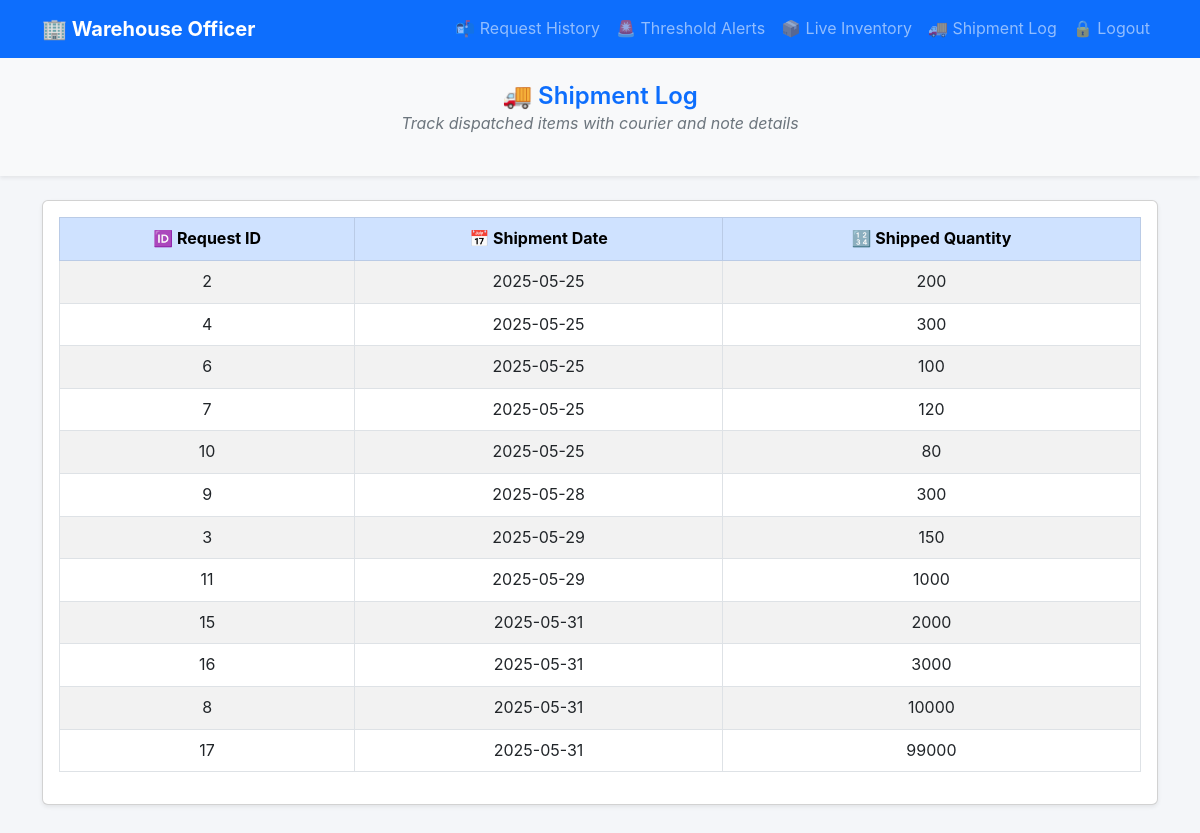
The page /warehouse_shipment_log (signed in) on the database as committed earlier.
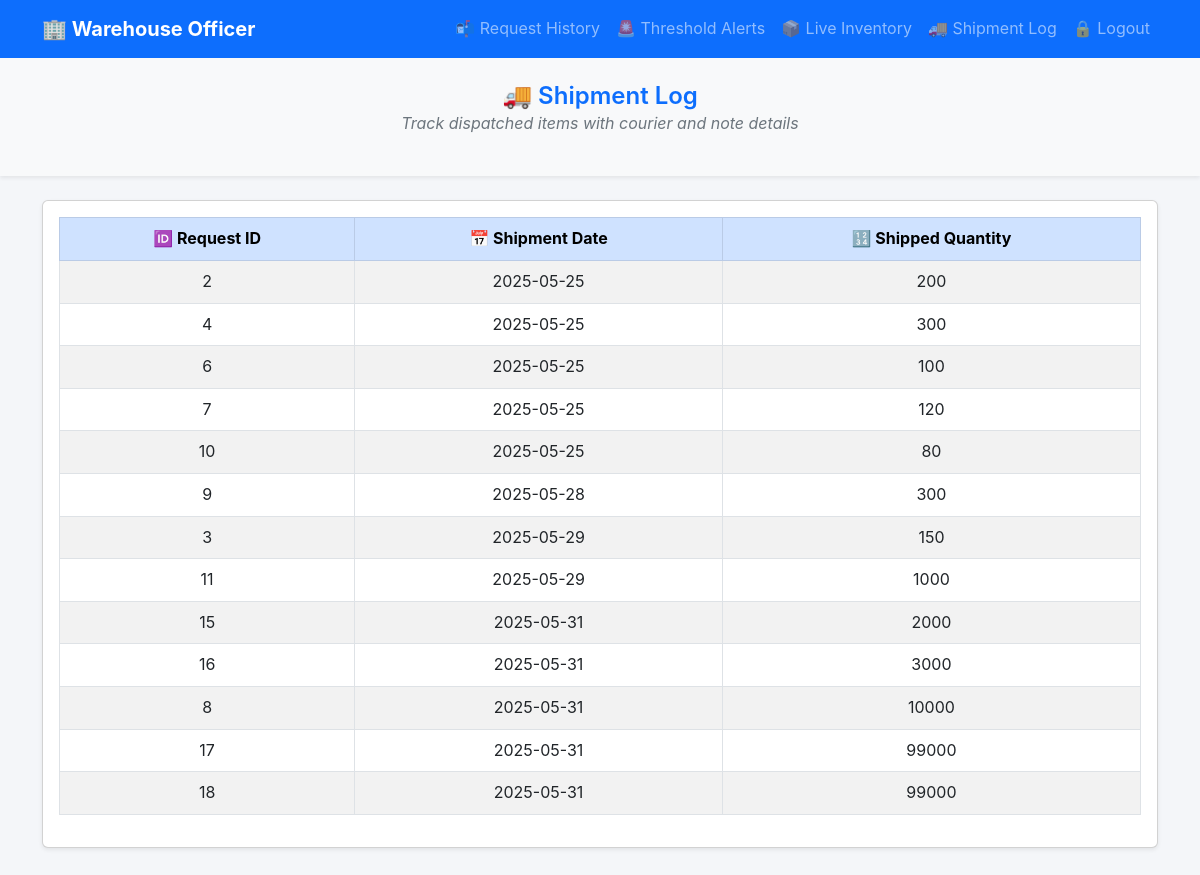
The same page on the database as committed later.
### app.py (models this page shows)
class Shipment(db.Model):
    shipment_id = db.Column(db.Integer, primary_key=True)
    request_id = db.Column(db.Integer, db.ForeignKey('request.request_id'), nullable=False)
    shipped_quantity = db.Column(db.Integer, nullable=False)
    shipment_date = db.Column(db.Date, nullable=False)
    request = db.relationship("Request", backref=db.backref("shipment",lazy=True))

### app.py (the view)
@app.route("/warehouse_shipment_log")
@login_required
@role_required("warehouse")
def warehouse_shipment_log():
    shipments = Shipment.query.all()
    return render_template("warehouse_shipment_log.html", shipments=shipments)

### app.py (called while the page is built)
def login_required(f):
    @wraps(f)
    def decorated_function(*args, **kwargs):
        if 'username' not in session:
            return redirect("/")
        return f(*args, **kwargs)
    return decorated_function

def role_required(role):
    def decorator(f):
        @wraps(f)
        def decorated_function(*args, **kwargs):
            if 'role' not in session or (session['role'] != role and session['role'] != 'admin'):
                abort(403)
            return f(*args, **kwargs)
        return decorated_function
    return decorator

@app.after_request
def add_header(response):
    response.headers["Cache-Control"] = "no-store, no-cache, must-revalidate, post-check=0, pre-check=0, max-age=0"
    response.headers["Pragma"] = "no-cache"
    response.headers["Expires"] = "0"
    return response

### templates/warehouse_shipment_log.html (shortened to what this page needs)
<!DOCTYPE html>
<html lang="en">
<head>
  <link href="https://cdn.jsdelivr.net/npm/bootstrap@5.3.0/dist/css/bootstrap.min.css" rel="stylesheet">
  <link rel="stylesheet" href="static/style.css" />
</head>
<body>
  <nav class="navbar navbar-expand-lg navbar-dark bg-primary">
    <div class="container">
      <a class="navbar-brand fw-bold" href="warehouse_dashboard">🏢 Warehouse Officer</a>
      <div class="collapse navbar-collapse" id="navbarNav">
        <ul class="navbar-nav ms-auto">
          <li class="nav-item"><a class="nav-link" href="warehouse_pending_requests">📬 Request History</a></li>
          <li class="nav-item"><a class="nav-link" href="warehouse_threshold_alerts">🚨 Threshold Alerts</a></li>
          <li class="nav-item"><a class="nav-link" href="warehouse_live_inventory">📦 Live Inventory</a></li>
          <li class="nav-item"><a class="nav-link" href="warehouse_shipment_log">🚚 Shipment Log</a></li>
          <li class="nav-item"><a class="nav-link" href="/logout">🔒 Logout</a></li>
        </ul>
      </div>
    </div>
  </nav>
  <header class="py-4 bg-body-tertiary text-center shadow-sm mb-4">
    <h4 class="mb-0 text-primary fw-semibold">🚚 Shipment Log</h4>
    <p class="text-secondary fst-italic">Track dispatched items with courier and note details</p>
  </header>
<section class="container mb-5">
  <div class="card shadow-sm">
    <div class="card-body">
      <div class="table-responsive">
        <table class="table table-bordered table-striped table-hover align-middle text-center">
          <thead class="table-primary text-center">
            <tr>
              <th>🆔 Request ID</th>
              <th>📅 Shipment Date</th>
              <th>🔢 Shipped Quantity</th>
            </tr>
          </thead>
          <tbody>
            {% if shipments %}
              {% for shipment in shipments %}
                <tr>
                  <td>{{ shipment.request_id }}</td>
                  <td>{{ shipment.shipment_date.strftime('%Y-%m-%d') if shipment.shipment_date else 'N/A' }}</td>
                  <td>{{ shipment.shipped_quantity }}</td>
                </tr>
              {% endfor %}
            {% else %}
              <tr>
                <td colspan="3">No shipments found.</td>
              </tr>
            {% endif %}
          </tbody>
        </table>
      </div>
    </div>
  </div>
</section>
</body>
</html>

### static/style.css (style rules this page uses)
* { margin: 0; padding: 0; box-sizing: border-box; }
body { font-family: 'Inter', 'Nunito Sans', 'Open Sans', sans-serif; background-color: #f4f6f9; color: #1e1e2f; font-size: 16px; line-height: 1.6; }

Rows that differ between the two databases and show on the page:
added Shipment: request_id "18", shipment_date "2025-05-31", shipped_quantity "99000"
